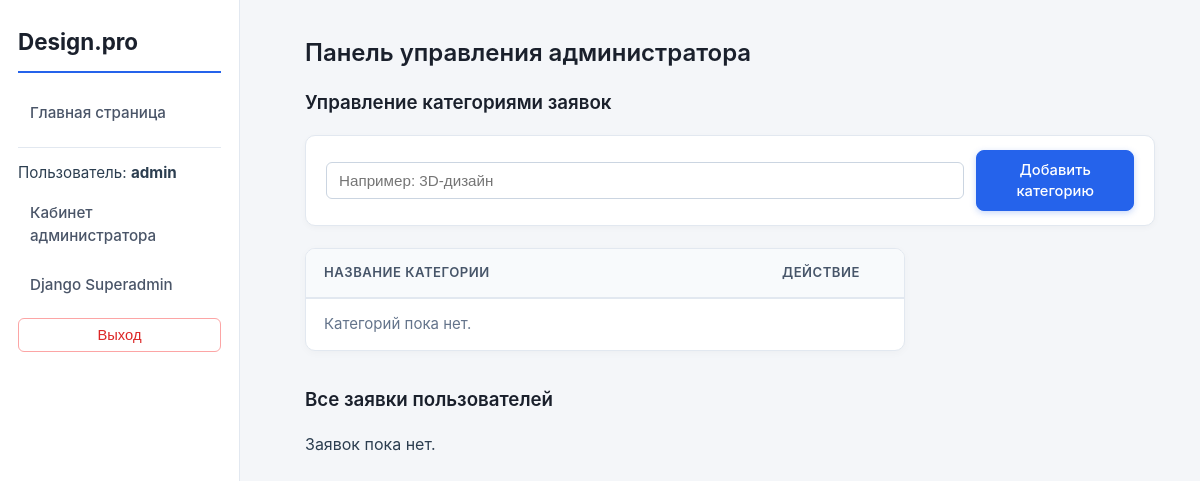
/portal/manage/ (signed in), run on an earlier commit of the app's database.
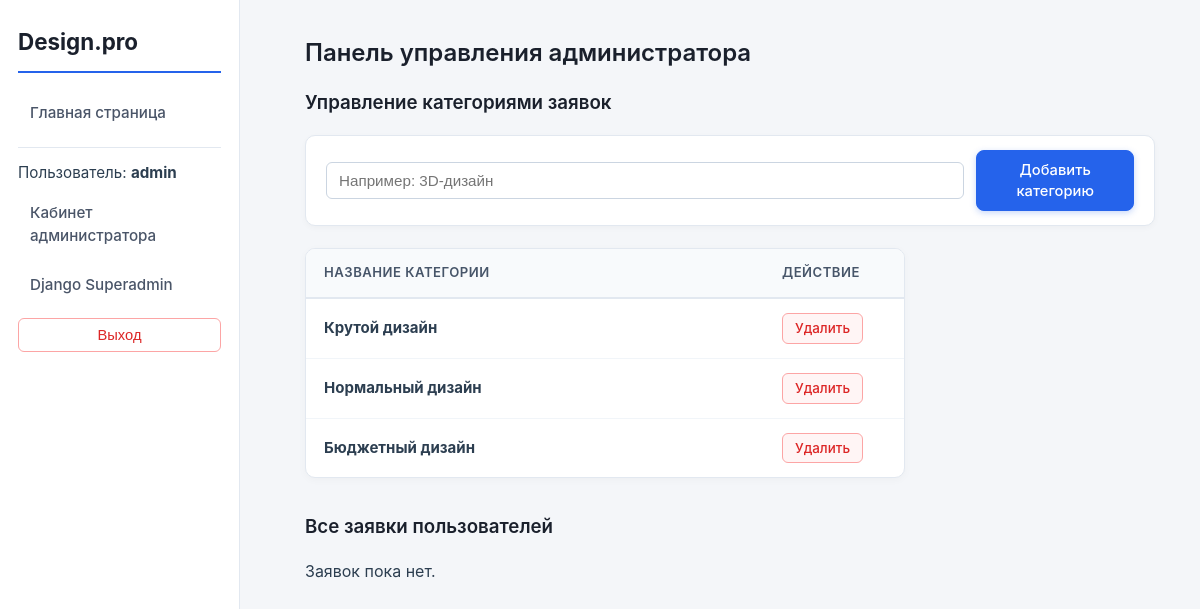
And on a later commit of the database.
### portal/models.py (models this page shows, shortened)
class Category(models.Model):
    name = models.CharField('Название категории', max_length=100)
    class Meta:
        verbose_name = 'Категория'
        verbose_name_plural = 'Категории'

### portal/views.py (the view)
# urls.py: path('manage/', views.admin_dashboard, name='admin_dashboard'),
@user_passes_test(is_admin, login_url='login')
def admin_dashboard(request):
    orders = RequestOrder.objects.all()
    categories = Category.objects.all()
    category_form = CategoryForm()
    return render(request, 'admin_dashboard.html', {
        'orders': orders,
        'categories': categories,
        'category_form': category_form,
    })

### portal/forms.py
class CategoryForm(forms.ModelForm):
    class Meta:
        model = Category
        fields = ['name']
        labels = {
            'name': 'Название новой категории',
        }
        widgets = {
            'name': forms.TextInput(attrs={'class': 'form-control', 'placeholder': 'Например: 3D-дизайн'}),
        }

### portal/views.py (called while the page is built)
def is_admin(user):
    return user.is_authenticated and user.is_staff

### portal/templates/admin_dashboard.html (shortened to what this page needs)
{% extends "base_generic.html" %}
{% block content %}
<h2>Панель управления администратора</h2>
<h3>Управление категориями заявок</h3>
<form method="post" action="{% url 'add_category' %}" class="form-inline">
    {{ category_form.name }}
    <button type="submit" class="btn btn-primary">Добавить категорию</button>
</form>
<div class="table-responsive" style="max-width: 600px; margin-bottom: 35px;">
    <table class="table">
        <thead>
            <tr>
                <th>Название категории</th>
                <th style="width: 140px;">Действие</th>
            </tr>
        </thead>
        <tbody>
            {% for cat in categories %}
            <tr>
                <td><strong>{{ cat.name }}</strong></td>
                <td>
                    <a href="{% url 'delete_category' cat.pk %}" class="btn btn-sm btn-outline-danger">Удалить</a>
                </td>
            </tr>
            {% empty %}
            <tr>
                <td colspan="2" class="text-muted">Категорий пока нет.</td>
            </tr>
            {% endfor %}
        </tbody>
    </table>
</div>
<h3>Все заявки пользователей</h3>
{% if orders %}
    <div class="table-responsive">
        <table class="table">
            <thead>
                <tr>
                    <th>Дата и время</th>
                    <th>Пользователь</th>
                    <th>Название</th>
                    <th>Категория</th>
                    <th>План / фото</th>
                    <th>Статус</th>
                    <th>Смена статуса</th>
                </tr>
            </thead>
            <tbody>
                {% for order in orders %}
                <tr>
                    <td>{{ order.created_at|date:"d.m.Y H:i" }}</td>
                    <td>{{ order.user.username }}</td>
                    <td>
                        <strong>{{ order.title }}</strong><br>
                        <span class="text-muted">{{ order.description }}</span>
                    </td>
                    <td>{{ order.category.name }}</td>
                    <td>
                        {% if order.photo %}
                            <a href="{{ order.photo.url }}" target="_blank" title="Нажмите, чтобы открыть в полном размере">
                                <img src="{{ order.photo.url }}" alt="План помещения" class="table-thumb">
                            </a>
                        {% else %}
                            <span class="text-muted">Нет фото</span>
                        {% endif %}
                    </td>
                    <td>
                        {% if order.status == 'new' %}
                            <span class="badge badge-primary">Новая</span>
                        {% elif order.status == 'in_progress' %}
                            <span class="badge badge-warning">Принято в работу</span>
                            {% if order.comment %}
                                <div class="text-muted" style="margin-top: 4px;">Комментарий: {{ order.comment }}</div>
                            {% endif %}
                        {% elif order.status == 'done' %}
                            <div class="status-row">
                                <span class="badge badge-success">Выполнено</span>
                                {% if order.design_photo %}
                                    <a href="{{ order.design_photo.url }}" target="_blank" title="Открыть готовый дизайн">
                                        <img src="{{ order.design_photo.url }}" alt="Готовый дизайн" class="table-thumb">
                                    </a>
                                {% endif %}
                            </div>
                        {% endif %}
                    </td>
                    <td>
                        {% if order.status == 'new' %}
                            <a href="{% url 'set_order_in_progress' order.pk %}" class="btn btn-sm btn-secondary" style="margin-left: 0; margin-bottom: 5px; display: block;">В работу</a>
                            <a href="{% url 'set_order_done' order.pk %}" class="btn btn-sm btn-success" style="display: block;">Выполнено</a>
                        {% else %}
                            <span class="text-muted">Статус зафиксирован</span>
                        {% endif %}
                    </td>
                </tr>
                {% endfor %}
            </tbody>
        </table>
    </div>
{% else %}
    <p>Заявок пока нет.</p>
{% endif %}
{% endblock %}

### portal/templates/base_generic.html (shortened to what this page needs)
<!DOCTYPE html>
<html lang="ru">
<head>
    <link rel="stylesheet" href="https://jsdelivr.net">
    {% load static %}
    <link rel="stylesheet" href="{% static 'css/styles.css' %}">
</head>
<body>
<div class="container-fluid">
    <div class="row">
        <div class="col-sm-2">
            {% block sidebar %}
            <ul class="sidebar-nav">
                <li><a href="{% url 'index' %}">Главная страница</a></li>
                <hr>
                {% if user.is_authenticated %}
                    <li>Пользователь: <strong>{{ user.get_username }}</strong></li>
                    {% if user.is_staff %}
                        <li><a href="{% url 'admin_dashboard' %}">Кабинет администратора</a></li>
                        <li><a href="/superadmin/">Django Superadmin</a></li>
                    {% else %}
                        <li><a href="{% url 'profile' %}">Мои заявки</a></li>
                        <li><a href="{% url 'create_order' %}">Создать заявку</a></li>
                    {% endif %}
                    <li>
                        <form method="post" action="{% url 'logout' %}">
                            <button type="submit" class="btn-link">Выход</button>
                        </form>
                    </li>
                {% else %}
                    <li><a href="{% url 'login' %}">Вход</a></li>
                    <li><a href="{% url 'register' %}">Регистрация</a></li>
                {% endif %}
            </ul>
            {% endblock %}
        </div>
        <div class="col-sm-10 mt-3">
            {% block content %}{% endblock %}
        </div>
    </div>
</div>
</body>
</html>

### portal/static/css/styles.css (style rules this page uses)
* { box-sizing: border-box; }
body { font-family: -apple-system, BlinkMacSystemFont, "Segoe UI", Roboto, Arial, sans-serif; background-color: #f4f6f9; color: #2c3e50; margin: 0; padding: 0; line-height: 1.5; }
.container-fluid > .row { display: flex; flex-wrap: nowrap; }
.col-sm-2 { width: 240px; flex-shrink: 0; background-color: #ffffff; border-right: 1px solid #e2e8f0; min-height: 100vh; padding: 25px 18px; }
.sidebar-nav { margin: 0; padding: 0; list-style: none; }
.sidebar-nav::before { content: "Design.pro"; display: block; font-size: 1.4rem; font-weight: 700; color: #1a202c; margin-bottom: 20px; padding-bottom: 12px; border-bottom: 2px solid #2563eb; }
.sidebar-nav li { margin-bottom: 8px; font-size: 0.95rem; }
.sidebar-nav a { display: block; color: #4a5568; text-decoration: none; padding: 9px 12px; border-radius: 6px; font-weight: 500; transition: all 0.2s ease; }
.sidebar-nav hr { border: none; border-top: 1px solid #e2e8f0; margin: 14px 0; }
.sidebar-nav form { background: transparent !important; padding: 0 !important; border: none !important; box-shadow: none !important; margin-top: 12px; display: block; }
.sidebar-nav .btn-link { display: block; width: 100%; text-align: center; color: #dc2626; background-color: #ffffff; border: 1px solid #fca5a5; padding: 8px 12px; border-radius: 6px; font-weight: 500; font-size: 0.92rem; cursor: pointer; transition: all 0.2s ease; }
.col-sm-10 { flex-grow: 1; padding: 35px 45px; max-width: calc(100% - 240px); }
h1, h2, h3 { color: #1a202c; font-weight: 600; margin-top: 0; margin-bottom: 18px; }
.btn { display: inline-block; font-family: inherit; font-size: 0.92rem; font-weight: 500; line-height: 1.4; text-align: center; text-decoration: none; vertical-align: middle; cursor: pointer; padding: 9px 18px; border-radius: 8px; border: 1px solid transparent; transition: all 0.2s ease; }
.btn-primary { background-color: #2563eb; border-color: #2563eb; color: #ffffff !important; box-shadow: 0 2px 6px rgba(37, 99, 235, 0.25); }
.btn-outline-danger { background-color: #fff5f5; border-color: #fca5a5; color: #dc2626 !important; }
.btn-sm { padding: 5px 12px; font-size: 0.84rem; border-radius: 6px; }
.form-inline { display: flex; align-items: center; gap: 12px; background-color: #ffffff; padding: 14px 20px; border: 1px solid #e2e8f0; border-radius: 10px; margin-bottom: 22px; box-shadow: 0 2px 6px rgba(0, 0, 0, 0.03); }
.table-responsive { width: 100%; background-color: #ffffff; border: 1px solid #e2e8f0; border-radius: 10px; box-shadow: 0 2px 8px rgba(0, 0, 0, 0.03); overflow-x: auto; }
.table { width: 100%; border-collapse: collapse; text-align: left; }
.table thead th { background-color: #f8fafc; border-bottom: 2px solid #e2e8f0; color: #475569; font-weight: 600; font-size: 0.82rem; text-transform: uppercase; letter-spacing: 0.5px; padding: 14px 18px; }
.table tbody td { padding: 14px 18px; border-top: 1px solid #f1f5f9; font-size: 0.94rem; vertical-align: middle; }
form:not(.form-inline) { background-color: #ffffff; padding: 26px 30px; border: 1px solid #e2e8f0; border-radius: 10px; box-shadow: 0 2px 8px rgba(0, 0, 0, 0.03); }
.form-control { width: 100%; padding: 9px 12px; font-size: 0.95rem; border: 1px solid #cbd5e1; border-radius: 6px; background-color: #ffffff; color: #1e293b; }
.row { display: flex; flex-wrap: wrap; gap: 20px; }

What changed in the data, as far as the page shows it:
added Category: name "Крутой дизайн"
added Category: name "Нормальный дизайн"
added Category: name "Бюджетный дизайн"
Also different on the page:
text no longer shown: "Категорий пока нет."
